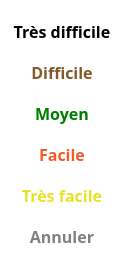
          <widget class="QFrame" name="frmNiveau">
           <property name="geometry">
            <rect>
             <x>0</x>
             <y>120</y>
             <width>125</width>
             <height>271</height>
            </rect>
           </property>
           <property name="font">
            <font>
             <family>Andika Basic</family>
            </font>
           </property>
           <property name="styleSheet">
            <string notr="true">background: #ffffff;
border-top-left-radius: 10px;
border-top-right-radius: 10px;
border-bottom-left-radius: 5px;</string>
           </property>
           <property name="frameShape">
            <enum>QFrame::StyledPanel</enum>
           </property>
           <property name="frameShadow">
            <enum>QFrame::Raised</enum>
           </property>
           <layout class="QGridLayout" name="gridLayout_2">
            <item row="8" column="0">
             <widget class="AbulEduFlatBoutonV1" name="btnNiveauAnnuler">
              <property name="minimumSize">
               <size>
                <width>100</width>
                <height>30</height>
               </size>
              </property>
              <property name="maximumSize">
               <size>
                <width>100</width>
                <height>30</height>
               </size>
              </property>
              <property name="font">
               <font>
                <family>Andika Basic</family>
                <pointsize>12</pointsize>
                <weight>75</weight>
                <bold>true</bold>
                <kerning>true</kerning>
               </font>
              </property>
              <property name="cursor">
               <cursorShape>PointingHandCursor</cursorShape>
              </property>
              <property name="styleSheet">
               <string notr="true">color:gray;</string>
              </property>
              <property name="text">
               <string>Annuler</string>
              </property>
             </widget>
            </item>
            <item row="3" column="0">
             <widget class="AbulEduFlatBoutonV1" name="btnLevelDifficult">
              <property name="minimumSize">
               <size>
                <width>100</width>
                <height>30</height>
               </size>
              </property>
              <property name="maximumSize">
               <size>
                <width>100</width>
                <height>30</height>
               </size>
              </property>
              <property name="font">
               <font>
                <family>Andika Basic</family>
                <pointsize>12</pointsize>
                <weight>75</weight>
                <bold>true</bold>
                <kerning>true</kerning>
               </font>
              </property>
              <property name="cursor">
               <cursorShape>PointingHandCursor</cursorShape>
              </property>
              <property name="styleSheet">
               <string notr="true">color:#85582d;</string>
              </property>
              <property name="text">
               <string>Difficile</string>
              </property>
             </widget>
            </item>
            <item row="5" column="0">
             <widget class="AbulEduFlatBoutonV1" name="btnLevelEasy">
              <property name="minimumSize">
               <size>
                <width>100</width>
                <height>30</height>
               </size>
              </property>
              <property name="maximumSize">
               <size>
                <width>100</width>
                <height>30</height>
               </size>
              </property>
              <property name="font">
               <font>
                <family>Andika Basic</family>
                <pointsize>12</pointsize>
                <weight>75</weight>
                <bold>true</bold>
                <kerning>true</kerning>
               </font>
              </property>
              <property name="cursor">
               <cursorShape>PointingHandCursor</cursorShape>
              </property>
              <property name="styleSheet">
               <string notr="true">color:#f15c28;</string>
              </property>
              <property name="text">
               <string>Facile</string>
              </property>
             </widget>
            </item>
            <item row="7" column="0">
             <widget class="AbulEduFlatBoutonV1" name="btnLevelVeryEasy">
              <property name="minimumSize">
               <size>
                <width>100</width>
                <height>30</height>
               </size>
              </property>
              <property name="maximumSize">
               <size>
                <width>100</width>
                <height>30</height>
               </size>
              </property>
              <property name="font">
               <font>
                <family>Andika Basic</family>
                <pointsize>12</pointsize>
                <weight>75</weight>
                <bold>true</bold>
                <kerning>true</kerning>
               </font>
              </property>
              <property name="cursor">
               <cursorShape>PointingHandCursor</cursorShape>
              </property>
              <property name="styleSheet">
               <string notr="true">color:#e8e226;</string>
              </property>
              <property name="text">
               <string>Très facile</string>
              </property>
             </widget>
            </item>
            <item row="2" column="0">
             <widget class="AbulEduFlatBoutonV1" name="btnLevelVeryDifficult">
              <property name="minimumSize">
               <size>
                <width>100</width>
                <height>30</height>
               </size>
              </property>
              <property name="maximumSize">
               <size>
                <width>100</width>
                <height>30</height>
               </size>
              </property>
              <property name="font">
               <font>
                <family>Andika Basic</family>
                <pointsize>12</pointsize>
                <weight>75</weight>
                <bold>true</bold>
                <kerning>true</kerning>
               </font>
              </property>
              <property name="cursor">
               <cursorShape>PointingHandCursor</cursorShape>
              </property>
              <property name="styleSheet">
               <string notr="true"/>
              </property>
              <property name="text">
               <string>Très difficile</string>
              </property>
             </widget>
            </item>
            <item row="4" column="0">
             <widget class="AbulEduFlatBoutonV1" name="btnLevelMedium">
              <property name="minimumSize">
               <size>
                <width>100</width>
                <height>30</height>
               </size>
              </property>
              <property name="maximumSize">
               <size>
                <width>100</width>
                <height>30</height>
               </size>
              </property>
              <property name="font">
               <font>
                <family>Andika Basic</family>
                <pointsize>12</pointsize>
                <weight>75</weight>
                <bold>true</bold>
               </font>
              </property>
              <property name="cursor">
               <cursorShape>PointingHandCursor</cursorShape>
              </property>
              <property name="styleSheet">
               <string notr="true">color: green;</string>
              </property>
              <property name="text">
               <string>Moyen</string>
              </property>
             </widget>
            </item>
           </layout>
          </widget>
